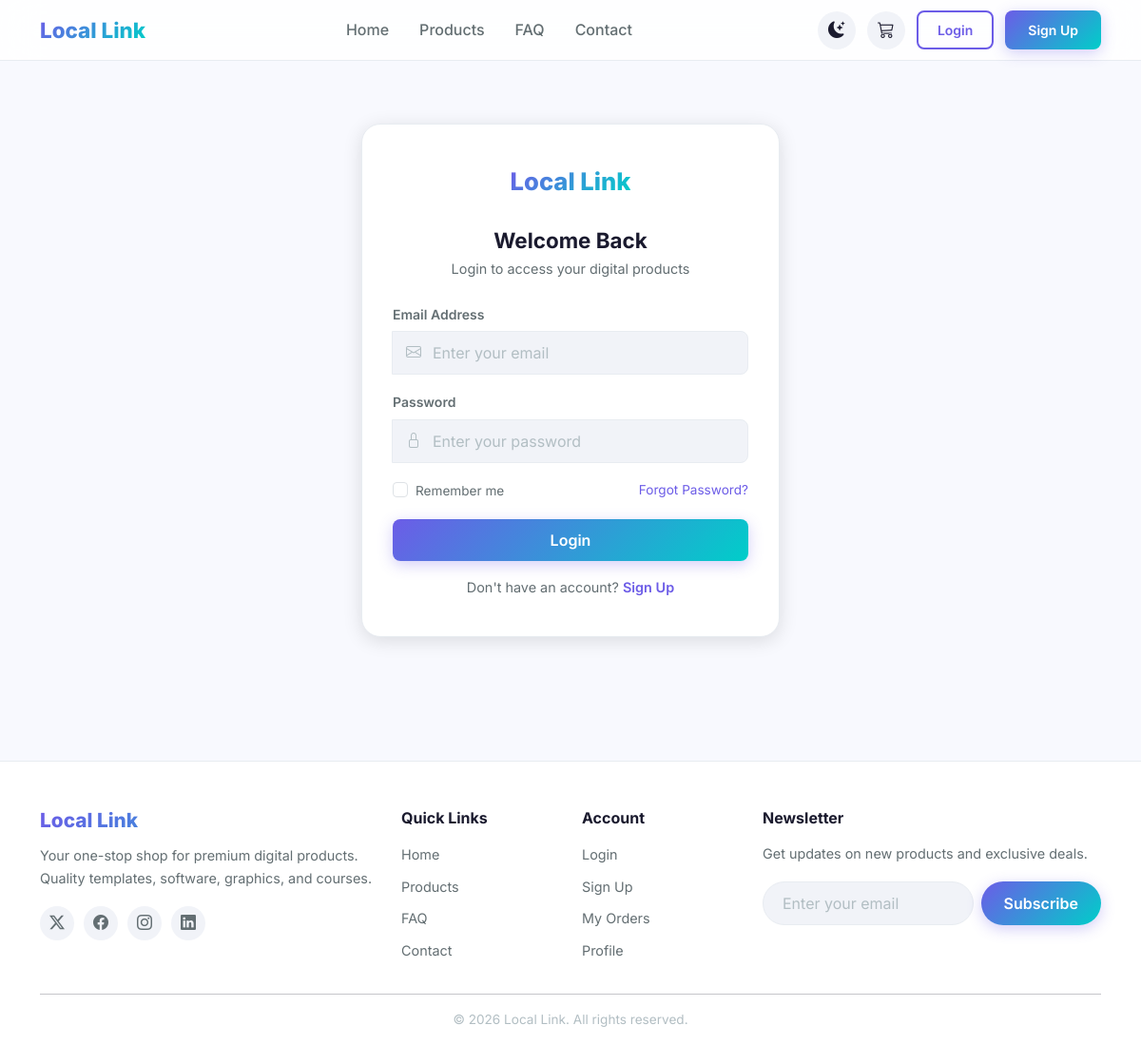
The page /login.php on the database its author committed.
### tables this page shows
CREATE TABLE settings (
    id INT AUTO_INCREMENT PRIMARY KEY,
    setting_key VARCHAR(100) UNIQUE NOT NULL,
    setting_value TEXT,
    created_at TIMESTAMP DEFAULT CURRENT_TIMESTAMP,
    updated_at TIMESTAMP DEFAULT CURRENT_TIMESTAMP ON UPDATE CURRENT_TIMESTAMP
);

### includes/config.php (called while the page is built, shortened)
<?php
try {
    $dsn = "mysql:host=" . DB_HOST . ";dbname=" . DB_NAME . ";charset=utf8mb4";
    $options = [
        PDO::ATTR_ERRMODE => PDO::ERRMODE_EXCEPTION,
        PDO::ATTR_DEFAULT_FETCH_MODE => PDO::FETCH_ASSOC,
    ];
    $pdo = new PDO($dsn, DB_USER, DB_PASS, $options);
} catch (PDOException $e) {
    die("Database connection failed: " . $e->getMessage());
}
function getSetting($key, $default = '') {
    global $pdo;
    $stmt = $pdo->prepare("SELECT setting_value FROM settings WHERE setting_key = ?");
    $stmt->execute([$key]);
    $result = $stmt->fetchColumn();
    return $result !== false ? $result : $default;
}
function isLoggedIn() {
    return isset($_SESSION['user_id']);
}

### login.php (the view, shortened to what this page needs)
<?php
require_once 'includes/config.php';
include 'includes/header.php';
?>
<div class="auth-page">
    <div class="auth-card">
        <div class="auth-logo">
            <span class="brand-text"><?= getSetting('site_name', 'Local Link') ?></span>
        </div>
        <h2 class="auth-title">Welcome Back</h2>
        <p class="auth-subtitle">Login to access your digital products</p>
        <form method="POST" class="auth-form">
            <div class="form-group">
                <label class="form-label">Email Address</label>
                <div class="input-group">
                    <i class="bi bi-envelope input-icon"></i>
                    <input type="email" name="email" class="form-control has-icon" placeholder="Enter your email" value="<?= htmlspecialchars($_POST['email'] ?? '') ?>" required>
                </div>
            </div>
            <div class="form-group">
                <label class="form-label">Password</label>
                <div class="input-group">
                    <i class="bi bi-lock input-icon"></i>
                    <input type="password" name="password" class="form-control has-icon" placeholder="Enter your password" required>
                </div>
            </div>
            <div class="d-flex justify-content-between align-items-center mb-3">
                <div class="form-check">
                    <input type="checkbox" name="remember" class="form-check-input" id="remember">
                    <label class="form-check-label" for="remember" style="font-size:0.85rem;color:var(--text-secondary)">Remember me</label>
                </div>
                <a href="<?= SITE_URL ?>/forgot-password.php" style="font-size:0.85rem;">Forgot Password?</a>
            </div>
            <button type="submit" class="btn btn-primary w-100">Login</button>
        </form>
        <div class="auth-link">
            Don't have an account? <a href="<?= SITE_URL ?>/signup.php">Sign Up</a>
        </div>
    </div>
</div>
<?php include 'includes/footer.php'; ?>

### includes/header.php (shortened to what this page needs)
<?php
$theme = isset($_COOKIE['theme']) ? $_COOKIE['theme'] : 'light';
?>
<!DOCTYPE html>
<html lang="en" data-theme="<?= $theme ?>">
<head>
    <link href="https://cdn.jsdelivr.net/npm/bootstrap@5.3.2/dist/css/bootstrap.min.css" rel="stylesheet">
    <link href="https://cdn.jsdelivr.net/npm/bootstrap-icons@1.11.3/font/bootstrap-icons.min.css" rel="stylesheet">
    <link href="<?= SITE_URL ?>/assets/css/style.css" rel="stylesheet">
</head>
<body>
<nav class="navbar navbar-expand-md desktop-nav d-none d-md-flex">
    <div class="container">
        <a class="navbar-brand" href="<?= SITE_URL ?>/">
            <span class="brand-text"><?= getSetting('site_name', 'Local Link') ?></span>
        </a>
        <div class="navbar-nav mx-auto">
            <a class="nav-link" href="<?= SITE_URL ?>/">Home</a>
            <a class="nav-link" href="<?= SITE_URL ?>/products.php">Products</a>
            <a class="nav-link" href="<?= SITE_URL ?>/faq.php">FAQ</a>
            <a class="nav-link" href="<?= SITE_URL ?>/contact.php">Contact</a>
        </div>
        <div class="nav-actions">
            <button class="theme-toggle" onclick="toggleTheme()" title="Toggle Theme">
                <i class="bi bi-moon-stars-fill"></i>
            </button>
            <a href="<?= SITE_URL ?>/cart.php" class="nav-cart" title="Cart">
                <i class="bi bi-cart3"></i>
            </a>
            <?php if (isLoggedIn()): ?>
                <div class="nav-user dropdown">
                    <a href="#" class="dropdown-toggle" data-bs-toggle="dropdown">
                        <i class="bi bi-person-circle"></i>
                        <span class="user-name"><?= htmlspecialchars($_SESSION['user_name'] ?? 'User') ?></span>
                    </a>
                    <ul class="dropdown-menu dropdown-menu-end">
                        <li><a class="dropdown-item" href="<?= SITE_URL ?>/profile.php"><i class="bi bi-person me-2"></i>Profile</a></li>
                        <li><a class="dropdown-item" href="<?= SITE_URL ?>/orders.php"><i class="bi bi-bag-check me-2"></i>My Orders</a></li>
                        <li><hr class="dropdown-divider"></li>
                        <li><a class="dropdown-item" href="<?= SITE_URL ?>/logout.php"><i class="bi bi-box-arrow-right me-2"></i>Logout</a></li>
                    </ul>
                </div>
            <?php else: ?>
                <a href="<?= SITE_URL ?>/login.php" class="btn btn-outline-primary btn-sm">Login</a>
                <a href="<?= SITE_URL ?>/signup.php" class="btn btn-primary btn-sm">Sign Up</a>
            <?php endif; ?>
        </div>
    </div>
</nav>

### includes/footer.php (shortened to what this page needs)
<footer class="site-footer d-none d-md-block">
    <div class="container">
        <div class="row g-4">
            <div class="col-md-4">
                <h5 class="footer-brand"><?= getSetting('site_name', 'Local Link') ?></h5>
                <p class="footer-desc">Your one-stop shop for premium digital products. Quality templates, software, graphics, and courses.</p>
                <div class="footer-social">
                    <a href="#"><i class="bi bi-twitter-x"></i></a>
                    <a href="#"><i class="bi bi-facebook"></i></a>
                    <a href="#"><i class="bi bi-instagram"></i></a>
                    <a href="#"><i class="bi bi-linkedin"></i></a>
                </div>
            </div>
            <div class="col-md-2">
                <h6>Quick Links</h6>
                <ul class="footer-links">
                    <li><a href="<?= SITE_URL ?>/">Home</a></li>
                    <li><a href="<?= SITE_URL ?>/products.php">Products</a></li>
                    <li><a href="<?= SITE_URL ?>/faq.php">FAQ</a></li>
                    <li><a href="<?= SITE_URL ?>/contact.php">Contact</a></li>
                </ul>
            </div>
            <div class="col-md-2">
                <h6>Account</h6>
                <ul class="footer-links">
                    <li><a href="<?= SITE_URL ?>/login.php">Login</a></li>
                    <li><a href="<?= SITE_URL ?>/signup.php">Sign Up</a></li>
                    <li><a href="<?= SITE_URL ?>/orders.php">My Orders</a></li>
                    <li><a href="<?= SITE_URL ?>/profile.php">Profile</a></li>
                </ul>
            </div>
            <div class="col-md-4">
                <h6>Newsletter</h6>
                <p class="footer-desc">Get updates on new products and exclusive deals.</p>
                <form class="newsletter-form" onsubmit="return false;">
                    <input type="email" placeholder="Enter your email" class="form-control">
                    <button class="btn btn-primary" type="submit">Subscribe</button>
                </form>
            </div>
        </div>
        <hr>
        <div class="footer-bottom">
            <p><?= getSetting('footer_text', '© 2026 Local Link. All rights reserved.') ?></p>
        </div>
    </div>
</footer>
</body>
</html>

### rows shown on the page
settings: setting_value "Local Link"
settings: setting_value "© 2026 Local Link. All rights reserved."
